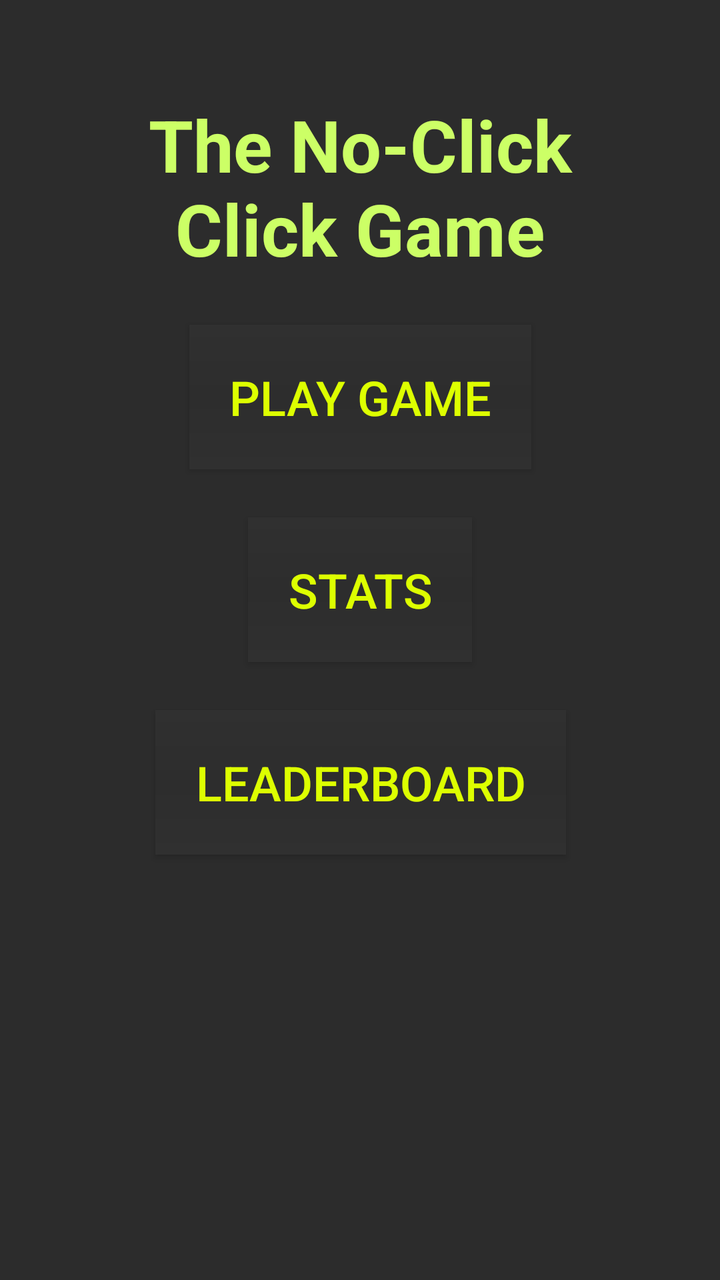
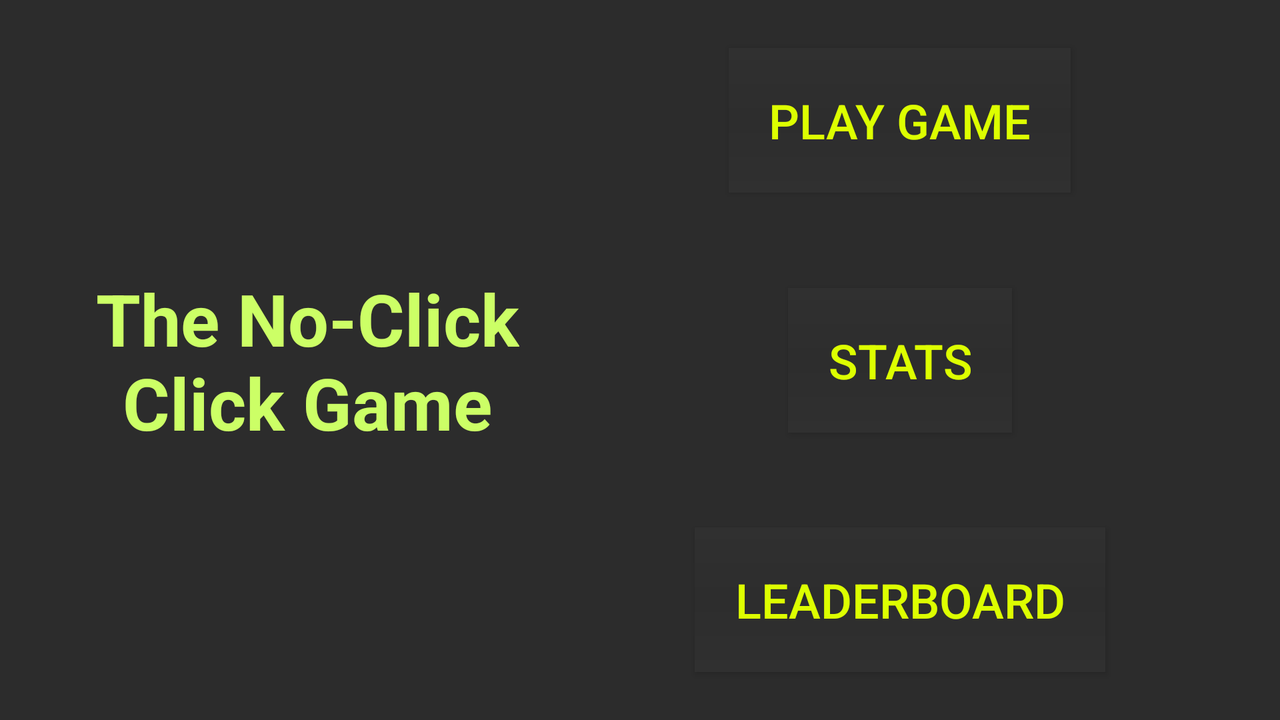

Compare how this app lays out the same screen by default and in its alternative resource folder. The renders come first, then the two layout files and the values they reference.
<!-- AndroidManifest.xml: application theme AppTheme -->
<!-- res/layout/activity_main.xml -->
<?xml version="1.0" encoding="utf-8"?>
<android.support.constraint.ConstraintLayout
    xmlns:android="http://schemas.android.com/apk/res/android"
    xmlns:app="http://schemas.android.com/apk/res-auto"
    xmlns:tools="http://schemas.android.com/tools"
    android:layout_width="match_parent"
    android:layout_height="match_parent"
    android:background="@color/colorMainBackground"
    tools:context="edu.illinois.finalproject.MainActivity">

    <TextView
        android:id="@+id/main_tv_title"
        android:layout_width="0dp"
        android:layout_height="wrap_content"
        android:layout_marginLeft="24dp"
        android:layout_marginRight="24dp"
        android:layout_marginTop="48dp"
        android:text="@string/app_name"
        android:textAlignment="center"
        android:textColor="@color/colorTitleText"
        android:textSize="36sp"
        android:textStyle="bold"
        app:layout_constraintHorizontal_bias="0.5"
        app:layout_constraintLeft_toLeftOf="parent"
        app:layout_constraintRight_toRightOf="parent"
        app:layout_constraintTop_toTopOf="parent"/>

    <Button
        android:id="@+id/main_button_play"
        android:text="@string/play_game_button_text"
        style="@style/MainActivityButtons"
        app:layout_constraintLeft_toLeftOf="parent"
        app:layout_constraintRight_toRightOf="parent"
        app:layout_constraintTop_toBottomOf="@+id/main_tv_title"/>

    <Button
        android:id="@+id/main_btn_stats"
        android:text="@string/stats_button_text"
        style="@style/MainActivityButtons"
        app:layout_constraintLeft_toLeftOf="parent"
        app:layout_constraintRight_toRightOf="parent"
        app:layout_constraintTop_toBottomOf="@+id/main_button_play"/>

    <Button
        android:id="@+id/main_btn_leaderboard"
        android:text="@string/leaderboard_button_text"
        style="@style/MainActivityButtons"
        app:layout_constraintLeft_toLeftOf="parent"
        app:layout_constraintRight_toRightOf="parent"
        app:layout_constraintTop_toBottomOf="@+id/main_btn_stats"
        app:layout_constraintHorizontal_bias="0.503"/>


</android.support.constraint.ConstraintLayout>
<!-- resources referenced by this layout -->
<resources>
  <color name="colorMainBackground">#2C2C2C</color>
  <color name="colorTitleText">#CCFF66</color>
  <string name="app_name">The No-Click\nClick Game</string>
  <string name="leaderboard_button_text">Leaderboard</string>
  <string name="play_game_button_text">Play Game</string>
  <string name="stats_button_text">Stats</string>
  <style name="MainActivityButtons" parent="MenuButtonsBase">
  
          <item name="android:textSize">@dimen/main_button_text_size</item>
          <item name="android:paddingBottom">@dimen/main_button_padding</item>
          <item name="android:paddingTop">@dimen/main_button_padding</item>
          <item name="android:paddingLeft">@dimen/main_button_padding</item>
          <item name="android:paddingRight">@dimen/main_button_padding</item>
          <item name="android:layout_marginLeft">@dimen/main_button_horizontal_margin</item>
          <item name="android:layout_marginRight">@dimen/main_button_horizontal_margin</item>
          <item name="android:layout_marginTop">@dimen/main_button_vertical_margin</item>
          <item name="android:layout_marginBottom">@dimen/main_button_vertical_margin</item>
      </style>
  <style name="AppTheme" parent="Theme.AppCompat.Light.NoActionBar">
          
          <item name="colorPrimary">@color/colorPrimary</item>
          <item name="colorPrimaryDark">@color/colorPrimaryDark</item>
          <item name="colorAccent">@color/colorAccent</item>
      </style>
  <style name="MenuButtonsBase">
          <item name="android:background">@drawable/main_button_background</item>
          <item name="android:textColor">@color/colorMainButtonText</item>
          <item name="android:layout_width">wrap_content</item>
          <item name="android:layout_height">wrap_content</item>
      </style>
  <dimen name="main_button_text_size">24sp</dimen>
  <dimen name="main_button_padding">20dp</dimen>
  <dimen name="main_button_horizontal_margin">8dp</dimen>
  <dimen name="main_button_vertical_margin">24dp</dimen>
  <color name="colorPrimary">#BFFF00</color>
  <color name="colorPrimaryDark">#111111</color>
  <color name="colorAccent">#424842</color>
  <!-- drawable main_button_background (drawable) -->
  <?xml version="1.0" encoding="utf-8"?>
  <shape xmlns:android="http://schemas.android.com/apk/res/android"
         android:shape="rectangle">
      
      <gradient android:startColor="@color/colorMainButtonEdge"
                android:centerColor="@color/colorMainButtonMid"
                android:endColor="@color/colorMainButtonEdge"
                android:angle="270" />
      <corners android:radius="0dp" />
  </shape>
  <color name="colorMainButtonText">#DDFF00</color>
  <color name="colorMainButtonEdge">#303030</color>
  <color name="colorMainButtonMid">#2D2D2D</color>
</resources>
<!-- res/layout-land/activity_main.xml (the repository's variant of the layout above) -->
<!-- drawn on the phone turned sideways -->
<?xml version="1.0" encoding="utf-8"?>
<android.support.constraint.ConstraintLayout
    xmlns:android="http://schemas.android.com/apk/res/android"
    xmlns:app="http://schemas.android.com/apk/res-auto"
    xmlns:tools="http://schemas.android.com/tools"
    android:layout_width="match_parent"
    android:layout_height="match_parent"
    android:background="@color/colorMainBackground"
    tools:context="edu.illinois.finalproject.MainActivity">

    <TextView
        android:id="@+id/main_tv_title"
        android:layout_width="0dp"
        android:layout_height="wrap_content"
        android:layout_marginLeft="48dp"
        android:layout_marginTop="8dp"
        android:text="@string/app_name"
        android:textAlignment="center"
        android:textColor="@color/colorTitleText"
        android:textSize="36sp"
        android:textStyle="bold"
        app:layout_constraintLeft_toLeftOf="parent"
        app:layout_constraintTop_toTopOf="parent"
        app:layout_constraintBottom_toBottomOf="parent"
        android:layout_marginBottom="8dp"/>

    <Button
        android:id="@+id/main_button_play"
        android:text="@string/play_game_button_text"
        style="@style/MainActivityButtons"
        app:layout_constraintRight_toRightOf="parent"
        app:layout_constraintTop_toTopOf="parent"
        app:layout_constraintLeft_toRightOf="@+id/main_tv_title"/>

    <Button
        android:id="@+id/main_btn_stats"
        android:text="@string/stats_button_text"
        style="@style/MainActivityButtons"
        app:layout_constraintRight_toRightOf="parent"
        app:layout_constraintTop_toBottomOf="@+id/main_button_play"
        app:layout_constraintLeft_toRightOf="@+id/main_tv_title"
        app:layout_constraintBottom_toTopOf="@+id/main_btn_leaderboard"/>

    <Button
        android:id="@+id/main_btn_leaderboard"
        android:text="@string/leaderboard_button_text"
        style="@style/MainActivityButtons"
        app:layout_constraintRight_toRightOf="parent"
        app:layout_constraintLeft_toRightOf="@+id/main_tv_title"
        app:layout_constraintBottom_toBottomOf="parent"/>


</android.support.constraint.ConstraintLayout>
